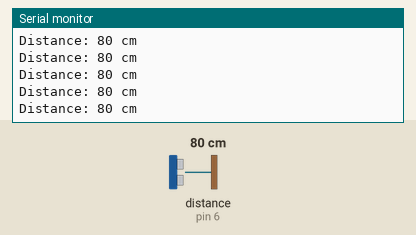
This sketch was run on a simulated Arduino Uno, built with avr-gcc and run on an emulated ATmega328P. On the bench: the last lines printed to the serial monitor. Wiring (inferred from the names in the program): ultrasonic range finder: trigger pin 7; echo pin 6. The inputs (shaded band) are chosen by the test bench; at power-on: distance to the obstacle (sensor on pin 6) 80 cm. The echo pulse lasts 58.3 µs per cm.

Above: at 1.2 s.
1.3 s: distance to the obstacle (sensor on pin 6) set to 2 cm
At 1.38 s:
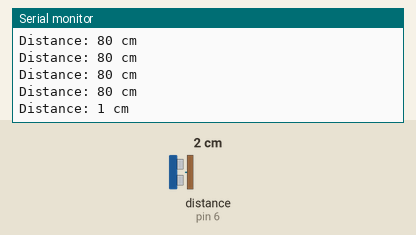
4.3 s: distance to the obstacle (sensor on pin 6) set to 4 cm
At 4.3 s:
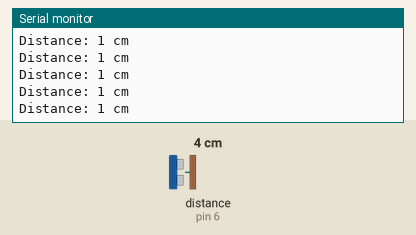
5.8 s: distance to the obstacle (sensor on pin 6) set to 35 cm
At 5.82 s:
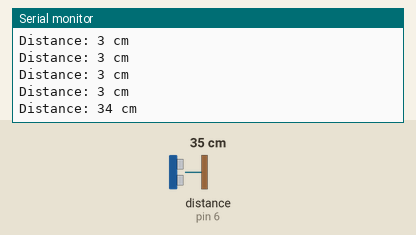
8.8 s: distance to the obstacle (sensor on pin 6) set to 250 cm
At 8.91 s:
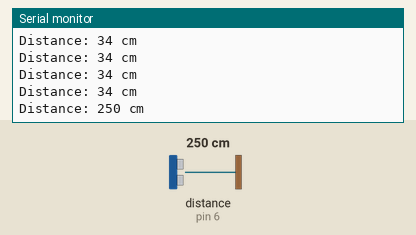
Timing chart, 0 to 11.8 s (numbered marks = the images above; inputs shaded):
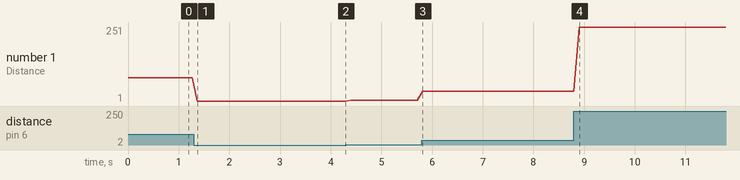

The sketch:

ultrasonicSensor.ino
```cpp
int trigg = 7;
int echo = 6;
long timeInmicro;
int distanceInCm;

void setup() {
  pinMode(trigg, OUTPUT);
  pinMode(echo, INPUT);

  Serial.begin(9600);
}

void loop() {
  digitalWrite(trigg, LOW);
  delayMicroseconds(2);

  digitalWrite(trigg, HIGH);
  delayMicroseconds(10);

  digitalWrite(trigg, LOW);

  timeInmicro = pulseIn(echo, HIGH);

  distanceInCm = timeInmicro / 29 / 2;

  Serial.print("Distance: ");
  Serial.print(distanceInCm);
  Serial.println(" cm");

  delay(100);
}
```

Measured:
- after the input at 1.3 s, the serial monitor: prints a new line after 0.07 s (image 1)
- after the input at 5.8 s, the serial monitor: prints a new line at once (image 3)
- after the input at 8.8 s, the serial monitor: prints a new line after 0.11 s (image 4)
- plotted number 1: 80 → 1 after the input at 1.3 s, 1 → 3 after the input at 4.3 s, 3 → 34 after the input at 5.8 s, 34 → 251 after the input at 8.8 s
